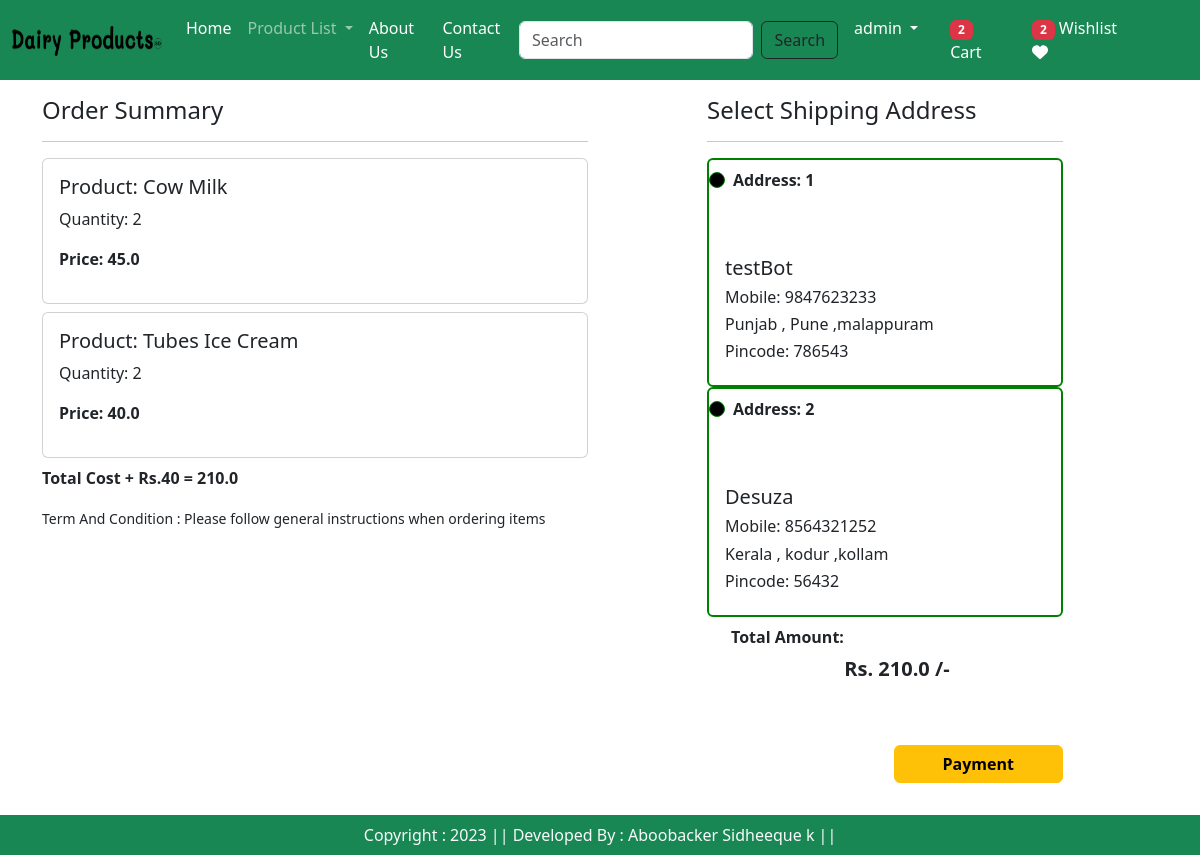
Screenshot of /checkout/ (signed in) with the database file from the repository.
### app/models.py (models this page shows, shortened)
class Cart(models.Model):
    user = models.ForeignKey(User,on_delete=models.CASCADE)
    product = models.ForeignKey(Product,on_delete=models.CASCADE)
    quantity = models.PositiveBigIntegerField(default=1)

class Product(models.Model):
    title = models.CharField(max_length=100)
    selling_price= models.FloatField()
    discounted_price = models.FloatField()
    description = models.TextField()
    composition = models.TextField(default ='')
    prodapp = models.TextField(default='')
    category = models.CharField(choices = CATEGORY_CHOICES, max_length=2)
    manufactor_date=models.CharField(max_length=100,default='')
    useby_date=models.CharField(max_length=100,default='')
    product_image= models.ImageField(upload_to='product')

class Customer(models.Model):
    user = models.ForeignKey(User,on_delete=models.CASCADE)
    name = models.CharField(max_length=200)
    locality = models.CharField(max_length=200)
    city = models.CharField(max_length=50)
    mobile = models.IntegerField(default=0)
    pincode = models.IntegerField()
    state = models.CharField(choices=STATE_CHOICES,max_length=100)

### app/views.py (the view, shortened to what this page needs)
# urls.py: path('checkout/',views.checkout.as_view(),name='checkout'),
@method_decorator(login_required,name='dispatch')
class checkout(View):
    def get(self,request):
        user=request.user
        add = Customer.objects.filter(user=user)   # pylint: disable=E1101
        cart_items = Cart.objects.filter(user=user)  # pylint: disable=E1101
        famount = 0
        totalitem =0
        wishitem = 0
        if request.user.is_authenticated:
            totalitem = len(Cart.objects.filter(user=request.user)) # pylint: disable=E1101
            wishitem = len(Wishlist.objects.filter(user=request.user)) # pylint: disable=E1101
        for p in cart_items:
            value  = p.quantity * p.product.discounted_price
            famount = famount + value
            totalamount = famount + 40  #shipping cost
            razoramount =int(totalamount * 100)
            client = razorpay.Client(auth =(settings.RAZOR_KEY_ID,settings.RAZOR_KEY_SECRET))
            data  ={"amount":razoramount, "currency" :"INR", "receipt":"order_rcptid_11"}
            payment_response = client.order.create(data=data)  # pylint: disable=E1101
            print(payment_response)
            order_id = payment_response['id']
            order_status = payment_response['status']
        context={
            'add':add,
            'cart_items':cart_items,
            'totalamount':totalamount,
            'razoramount':razoramount,
            'client':client,
            'data':data,
            'payment_response':payment_response,
            'order_id':order_id,
            'order_status':order_status,
            'totalitem':totalitem,
            'wishitem':wishitem
        }
        return render(request,'checkout.html',context)

### templates/checkout.html (shortened to what this page needs)
{% extends 'base.html' %}
{% load static %}
{% block main %}
    <div class="container">
        <div class="row mt-5">
            <div class="col-sm-6">
                <h4>Order Summary</h4>
                <hr>
                {% for item in cart_items %}
                    <div class="card mb-2">
                        <div class="card-body">
                            <h5>Product: {{ item.product.title }}</h5>
                            <p>Quantity: {{ item.quantity }}</p>
                            <p class="fw-bold">Price: {{ item.product.discounted_price }}</p>
                        </div>
                    </div>
                {% endfor %}
                <p class="fw-bold">Total Cost + Rs.40 = {{ totalamount }}</p>
                <small>Term And Condition : Please follow general instructions when ordering items</small>
            </div>
            <div class="col-sm-4 offset-sm-1">
                <h4>Select Shipping Address</h4>
                <hr>
                <form action="" method="post" id="myform">
                    {% for ad in add %}
                        <div class="card" style="border: 2px solid green;">
                            <div class="form-check mt-2 mb-5">
                                <input
                                    style="background-color: black; border-color: green;"
                                    class="form-check-input"
                                    type="radio"
                                    name="custid"
                                    id="custadd{{ forloop.counter }}"
                                    value="{{ ad.id }}"
                                >
                                <label class="form-check-label fw-bold" for="custadd{{ forloop.counter }}">
                                    Address: {{ forloop.counter }}
                                </label>
                            </div>
                            <div class="card-body">
                                <h5>{{ ad.name }}</h5>
                                <h6>Mobile: {{ ad.mobile }}  </h6>
                                <h6>{{ ad.state }} , {{ ad.locality }} ,{{ ad.city }}   </h6>
                                <h6>Pincode: {{ ad.pincode}} </h6>
                            </div>
                        </div>
                    {% endfor %}
                    <div class="form-check mt-2 mb-5">
                        <label for="totalamount" class="form-label"><strong>Total Amount:</strong></label>
                        <h5 style="text-align: center;"><strong>Rs. {{ totalamount }} /-</strong> </h5>
                    </div>
                    <div class="text-end">
                        <button id="rzp-button1" type="submit" class="btn btn-warning mt-3 px-5 fw-bold">Payment</button>
                    </div>
                </form>
            </div>
        </div>
    </div>
{% endblock main %}

### templates/base.html (shortened to what this page needs)
{% load static %}
<!DOCTYPE html>
<html>
  <head>
    <link rel="stylesheet" href="{% static '/css/owl.carousel.min.css' %}" />
    <link rel="stylesheet" href="{% static '/css/all.min.css' %}" />
    <link rel="stylesheet" href="{% static '/css/style.css' %}" />
    <link
      href="https://cdn.jsdelivr.net/npm/bootstrap@5.3.2/dist/css/bootstrap.min.css"
      rel="stylesheet"
    />
    <link rel="stylesheet" href="" />
  </head>
  <body style="min-height: 100vh; display: flex; flex-direction: column;">
    <br><br>
    <nav class="navbar navbar-expand-lg navbar-dark bg-success  pe-5 fixed-top" >
      <div class="container-fluid">
        <a class="navbar-brand" href="#">
          <img src="{% static 'images/banner/dp.png' %}"  width="150" height="30"/>
        </a>
        <div class="collapse navbar-collapse" id="navbarSupportedContent">
          <ul class="navbar-nav me-auto mb-2 mb-lg-0">
            {% if request.user.is_authenticated %}
            <li class="nav-item">
              <a class="nav-link active" aria-current="page" href="/">Home</a>
            </li>
            <li class="nav-item dropdown">
              <a class="nav-link dropdown-toggle" href="#" role="button" data-bs-toggle="dropdown" aria-expanded="false">
                Product List
              </a>
            </li>
            <li class="nav-item">
              <a class="nav-link text-white" href="{% url 'about' %}">About Us</a>
            </li>
            <li class="nav-item">
              <a class="nav-link text-white" href="{% url 'contact' %}">Contact Us</a>
            </li>
          </ul>
          <form class="d-flex" role="search" action="/search">
            <input class="form-control me-2" type="search" placeholder="Search"  name="search"  aria-label="Search">
            <button class="btn btn-outline-dark " type="submit">Search</button>
          </form>
          <ul class="navbar-nav me-auto mb-2 mb-lg-0">
            <li class="nav-item dropdown mx-2">
              <a class="nav-link dropdown-toggle text-white" href="#" id="profileDropdown" role="button" data-bs-toggle="dropdown" aria-expanded="false" >
                {{request.user}}
              </a>
            </li>
            <li class="nav-item mx-2">
                <a href="{% url 'showcart' %}" class="nav-link text-white"><span class="badge bg-danger">  {% if totalitem and totalitem > 0 %} {{totalitem}} {% endif %}</span> Cart</a>
              </li>
            <li class="nav-item mx-2">
                <a href="{% url 'showwishlist' %}" class="nav-link text-white"><span class="badge bg-danger">  {% if wishitem and wishitem > 0 %} {{wishitem}} {% endif %}</span> Wishlist <i class="fa fa-heart "></i>  </a>
            </li>
            {% endif %}
          </ul>
        </div>
      </div>
    </nav>
{% block main %}{% endblock main %}
    <br><br><br>
    <footer class="container-fluid bg-success text-center  p-2 mt-5 text-light  fixed-bottom  ">
      Copyright : 2023   ||   Developed By : Aboobacker Sidheeque k ||
    </footer>
    </body>
</html>

### rows the page displays
Cart: product "Cow Milk", quantity "2", product.discounted_price "45.0"
Cart: product "Tubes Ice Cream", quantity "2", product.discounted_price "40.0"
Customer: name "testBot", mobile "9847623233", state "Punjab", locality "Pune", city "malappuram", pincode "786543"
Customer: name "Desuza", mobile "8564321252", state "Kerala", locality "kodur", city "kollam", pincode "56432"

### other values shown
{{ request.user }} "admin"
{{ totalitem }} "2"
{{ wishitem }} "2"
{{ totalamount }} "210.0"
